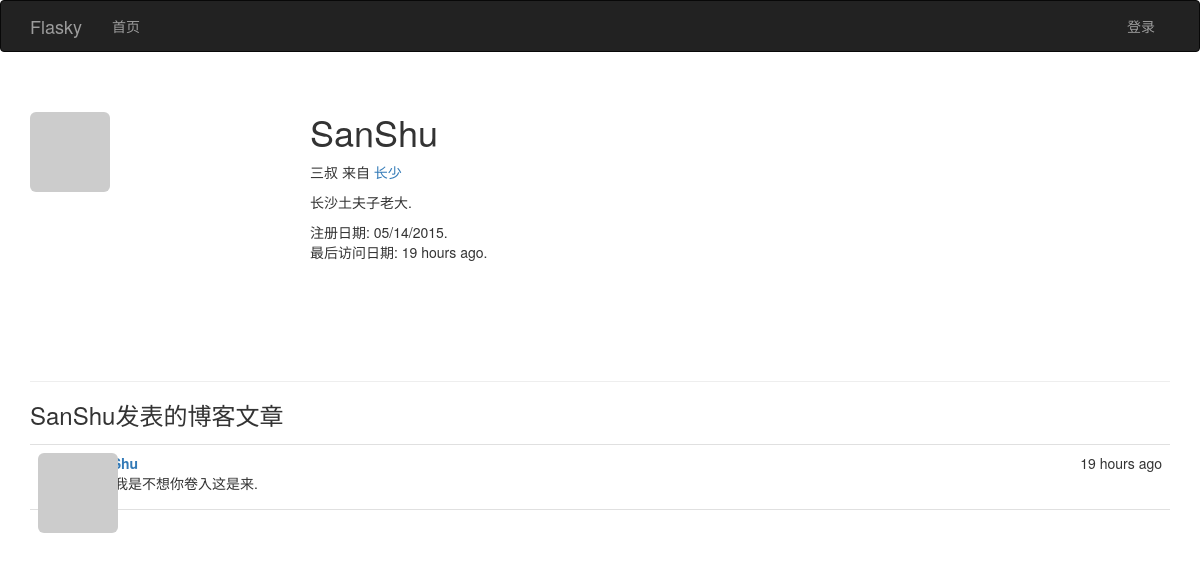
Page /user/SanShu on the earlier database version.
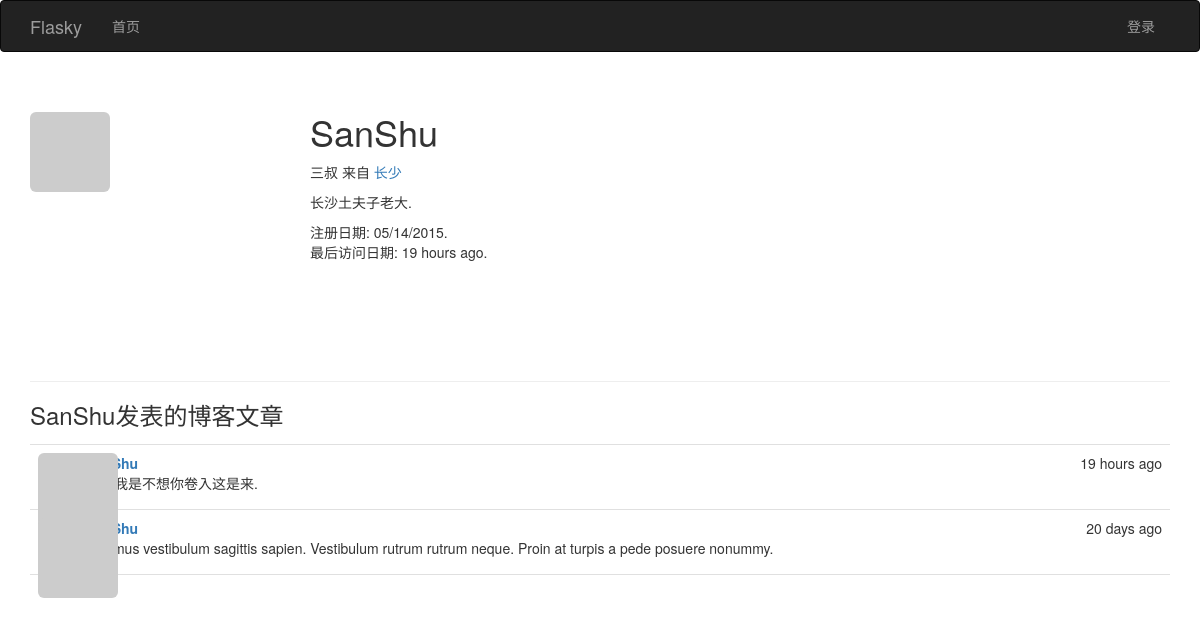
Same page on the later database version.
### app/models.py (models this page shows, shortened)
class User(UserMixin, db.Model):
              __tablename__ = 'users'                                       #表名 users
              id = db.Column(db.Integer, primary_key=True)                  #列名 id
              email = db.Column(db.String(64), unique=True, index=True)     #列名 email （用户使用电子邮件进行登录）
              username = db.Column(db.String(64), unique=True, index=True)  #列名 username
              role_id = db.Column(db.Integer, db.ForeignKey('roles.id'))
              password_hash = db.Column(db.String(128))                     #列名: 密码哈希散列
              confirmed = db.Column(db.Boolean, default=False)              #列名: 注册用户确认 (1表示已验证, 0表示没有验证)
              name = db.Column(db.String(64))                               #列名: 真实姓名
              location = db.Column(db.String(64))                           #列名: 所在地
              about_me = db.Column(db.Text())                               #列名: 自我介绍
              member_since = db.Column(db.DateTime(), default=datetime.utcnow)  #列名: 注册日期
              last_seen = db.Column(db.DateTime(), default=datetime.utcnow)     #列名: 最后访问日期
              avatar_hash = db.Column(db.String(32))  #Gravatar头像生成的MD5值
              posts = db.relationship('Post', backref='author', lazy='dynamic') #外链到posts文章表
              @property  #@property作用是将方法函数变成了属性
              def password(self):
                            '''  password的只读属性(如果试图读取password属性的值,则会返回错误)  '''
                            raise AttributeError('password is not a readable attribute')
              def gravatar(self, size=100, default='identicon', rating='g'):
                            if request.is_secure:
                                          url = 'https://secure.gravatar.com/avatar'
                            else:
                                          url = 'http://www.gravatar.com/avatar'
                            hash = self.avatar_hash or hashlib.md5(self.email.encode('utf-8')).hexdigest()
                            return '{url}/{hash}?s={size}&d={default}&r={rating}'.format(url=url, hash=hash, size=size, default=default, rating=rating)
              ''' 使用: python manage.py shell
                       User.generate_fake(100)
              '''

class Post(db.Model):
              __tablename__ = 'posts'  #表名: posts
              id = db.Column(db.Integer, primary_key=True)  #列名： 文章id
              body = db.Column(db.Text)                     #列名:  文章内容
              timestamp = db.Column(db.DateTime, index=True, default=datetime.utcnow) #列名：时间戳
              author_id = db.Column(db.Integer, db.ForeignKey('users.id'))     #作者id 链接到users表的id
              ''' 使用: python manage.py shell
                        Post.generate_fake(100)
              '''

### app/main/views.py (the view)
@main.route('/user/<username>')
def user(username):
    user = User.query.filter_by(username=username).first()
    if user is None:
        abort(404)
    posts = user.posts.order_by(Post.timestamp.desc()).all() #获取该用户的博客文章资料页路由
    return render_template('user.html', user=user, posts=posts)

### app/auth/views.py (called while the page is built)
@auth.before_app_request
def before_request():
              ''' 2.更新已登录用户的访问时间 '''
              if current_user.is_authenticated():
                            current_user.ping()   #更新已登录用户的访问时间
                            if not current_user.confirmed \
                               and request.endpoint[:5] != 'auth.' \
                               and request.endpoint != 'static':
                                          return redirect(url_for('auth.unconfirmed'))

### app/main/__init__.py (called while the page is built)
@main.app_context_processor
def inject_permissions():
              return dict(Permission=Permission)

### app/models.py (called while the page is built)
              def is_administrator(self):
                            return False

### app/templates/user.html (shortened to what this page needs)
{% extends "base.html" %}
{% block page_content %}
<div class="page-header">
<img class="img-rounded profile-thumbnail" src="{{ user.gravatar(size=256) }}">
<div class="profile-header">
<h1> {{ user.username }} </h1>
{% if user.name or user.location %}
              <p>
              {% if user.name  %}
                            {{ user.name }}
              {% endif %}
              {% if user.location %}
                           来自 <a href="http://maps.baidu.com/?q={{ user.location }}" target="_blank" >{{ user.location}} </a>
              {% endif %}
              </p>
{% endif %}
{% if user.about_me %}
              <p>
              {{ user.about_me }}
              </p>
{% endif %}
<p>
注册日期:  {{ moment(user.member_since).format('L') }}.
最后访问日期: {{ moment(user.last_seen).fromNow() }}.
</p>
</div>
</div>
<h3>{{ user.username }}发表的博客文章 </h3>
{% include '_posts.html' %}
{% endblock %}

### app/templates/base.html (shortened to what this page needs)
{%  extends "bootstrap/base.html" %}
{% block head %}
{{ super() }}
<link rel="stylesheet" type="text/css" href="{{ url_for('static', filename='styles.css') }}">
{% endblock %}
{% block navbar %}
<div class="navbar navbar-inverse" role="navigation">
              <div class="container">
                            <div class="navbar-header">
                                          <a  class="navbar-brand" href="{{ url_for('main.index') }}">Flasky</a>
                            </div>
                            <div class="navbar-collapse collapse">
                                          <ul class="nav navbar-nav">
                                                        <li><a href="{{ url_for('main.index') }}">首页</a></li>
                                          </ul>
                                          <ul class="nav navbar-nav navbar-right">
                                           {% if current_user.is_authenticated() %}
                                           <li class="dropdown">
                                           <a href="#" class="dropdown-toggle" data-toggle="dropdown">账户<b class="caret"></b></a>
                                           <ul class="dropdown-menu">
                                                <li> <a href="{{ url_for('auth.change_password') }}">更改密码 </a> </li>
                                                <li> <a href="{{ url_for('auth.change_email_request') }}">更改邮件地址 </a> </li>
                                                <li> <a href="{{ url_for('auth.logout') }}">退出</a> </li>
                                            <ul>
                                           </li>
                                           {% else %}
                                           <li> <a href="{{ url_for('auth.login')}}">登录</a> </li>
                                           {% endif %}
                                          </ul>
                            </div>
              </div>
</div>
{% endblock %}
{% block content %}
<div class="container">
              {% block page_content %} {%  endblock %}
</div>
{% endblock %}

### app/templates/_posts.html
<ul class="posts">
{% for post in posts %}
<li class="post">
   <div class="post-thumbnail">
      <a href="{{ url_for('.user', username=post.author.username) }}">
      <img class="img-rounded profile-thumbnail" src="{{ post.author.gravatar(size=40) }}">
      </a>
   </div>
  <div class="post-content">
    <div class="post-date">{{ moment(post.timestamp).fromNow() }}</div>
    <div class="post-author"><a href="{{ url_for('.user', username=post.author.username) }}">{{ post.author.username }}</a></div>
    <div class="post-body">{{ post.body }}</div>
  </div>
</li>
{% endfor %}
</ul>

### app/static/styles.css (style rules this page uses)
.profile-thumbnail { position: absolute; }
.profile-header { min-height: 260px; margin-left: 280px; }
ul.posts { list-style-type: none; padding: 0px; margin: 16px 0px 0px 0px; border-top: 1px solid #e0e0e0; }
ul.posts li.post { padding: 8px; border-bottom: 1px solid #e0e0e0; }
div.post-date { float: right; }
div.post-author { font-weight: bold; }
div.post-thumbnail { position: absolute; }
div.post-content { margin-left: 48px; min-height: 48px; }

Differences in the rows shown:
added Post: timestamp "20 days ago", body "Vivamus vestibulum sagittis sapien. Vestibulum rutrum rutrum neque. Proin at turpis a pede posuere nonummy."
